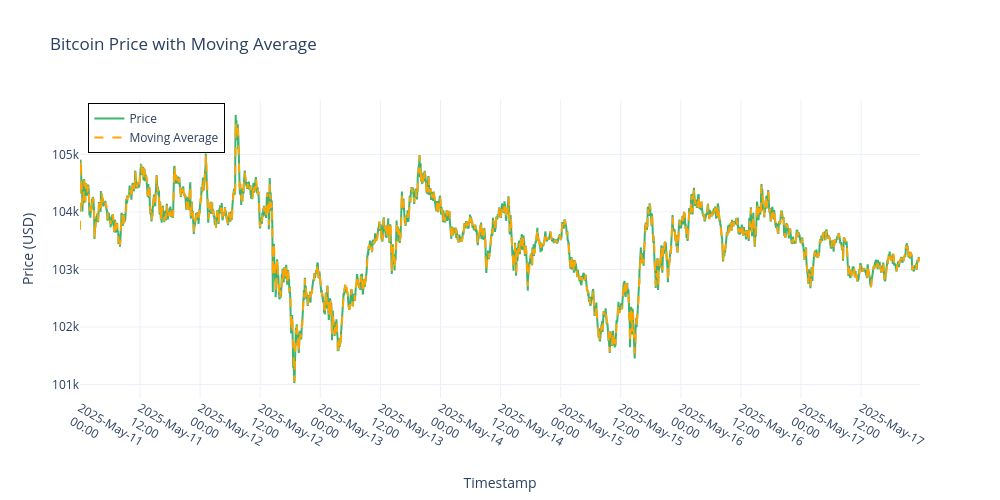

Source (notebook cell):
### Markdown cell above
## Plot: Price + Moving Average Using Plotly

### Code cell
import plotly.graph_objects as go

# Step 5: Plot using Plotly
fig = go.Figure()

# Price trace
fig.add_trace(go.Scatter(
    x=df_moving_avg["timestamp"],
    y=df_moving_avg["price"],
    mode='lines',
    name='Price',
    line=dict(color='mediumseagreen', width=2)
))

# Moving Average trace
fig.add_trace(go.Scatter(
    x=df_moving_avg["timestamp"],
    y=df_moving_avg["moving_avg"],
    mode='lines',
    name='Moving Average',
    line=dict(color='orange', width=2, dash='dash')  # Dashed red for visibility
))

# Layout and formatting
fig.update_layout(
    title='Bitcoin Price with Moving Average',
    xaxis_title='Timestamp',
    yaxis_title='Price (USD)',
    xaxis=dict(
        showgrid=True,
        tickformat='%Y-%b-%d<br>%H:%M',
        nticks=20
    ),
    yaxis=dict(showgrid=True),
    legend=dict(x=0.01, y=0.99, bordercolor="Black", borderwidth=1),
    hovermode='x unified',
    height=500,
    width=1000,
    template='plotly_white'
)

# Show interactive plot
fig.show()

### Figure 1 — Plotly figure (JSON) as saved in the notebook; plotly's stock layout.template omitted (floating-point values rounded to 4 significant figures; data arrays with more than 128 entries replaced by an {"elided": "..."} marker saying what was removed)
{"data": [{"line": {"color": "mediumseagreen", "width": 2}, "mode": "lines", "name": "Price", "type": "scatter", "x": {"elided": "8862 str values"}, "y": {"elided": "8862 float values"}}, {"line": {"color": "orange", "dash": "dash", "width": 2}, "mode": "lines", "name": "Moving Average", "type": "scatter", "x": {"elided": "8862 str values"}, "y": {"elided": "8862 float values"}}], "layout": {"height": 500, "hovermode": "x unified", "legend": {"bordercolor": "Black", "borderwidth": 1, "x": 0.01, "y": 0.99}, "title": {"text": "Bitcoin Price with Moving Average"}, "width": 1000, "xaxis": {"autorange": true, "nticks": 20, "range": ["2025-05-11 00:01", "2025-05-17 23:45:08.9475"], "showgrid": true, "tickformat": "%Y-%b-%d<br>%H:%M", "title": {"text": "Timestamp"}, "type": "date"}, "yaxis": {"autorange": true, "range": [100800.0, 105900.0], "showgrid": true, "title": {"text": "Price (USD)"}, "type": "linear"}}}
